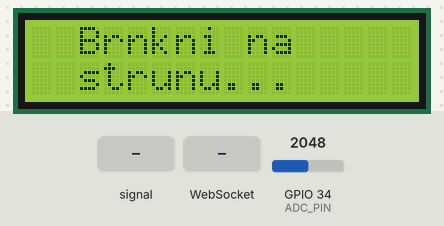
The sketch below on a simulated ESP32. On the bench: 16×2 character LCD. Inputs (shaded band) come from the test bench; at power-on: GPIO 34 (ADC_PIN) = 2048 (analog values on the 0–4095 scale). WiFi joins after 1.5 s; servers stay silent unless stated; storage starts empty; what the sketch prints to the serial monitor is not drawn.

Above: at 4.8 s.
4.9 s: GPIO 34 (ADC_PIN) fed a 200 Hz sine of ±327 counts around its level
At 5.67 s:
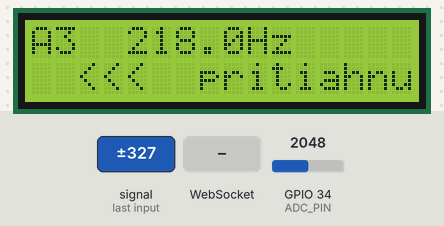
6.9 s: WebSocket text "1" received
At 7.13 s:
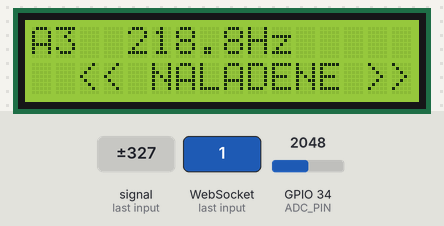
8.5 s: GPIO 34 (ADC_PIN) fed a 1000 Hz sine of ±1023 counts around its level
At 8.81 s:
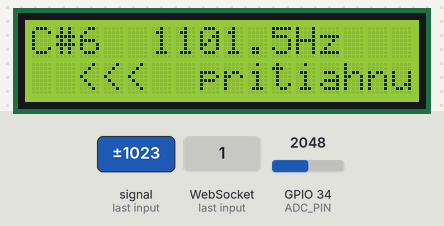
10.7 s: GPIO 34 (ADC_PIN) set to 1360
At 11.4 s:
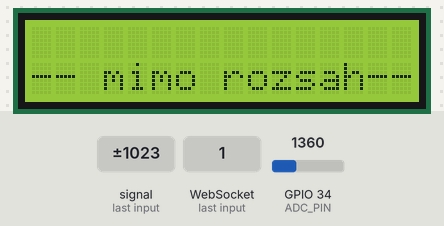
12.4 s: GPIO 34 (ADC_PIN) set to 1919
13.9 s: GPIO 34 (ADC_PIN) set to 2040
At 14.9 s:
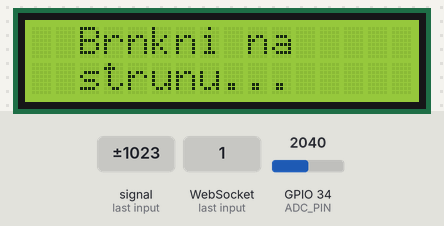
Timing chart, 0 to 16.5 s (numbered marks = the images above; inputs shaded):
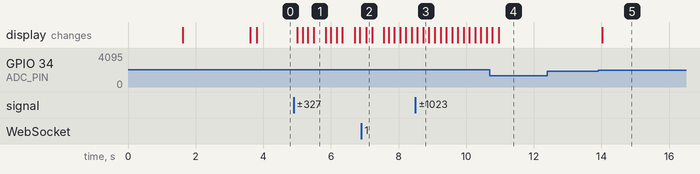

The sketch:

wifi_yin_combine_prototyp.ino
```cpp
#include <Arduino.h>
#include <LiquidCrystal_I2C.h>
#include <WiFi.h>
#include <ESPAsyncWebServer.h>
#include <LittleFS.h>

// ─── WiFi ────────────────────────────────────────────────────────
const char* ssid     = "iPhone";
const char* password = "jarosynek";

// ─── WebSocket ───────────────────────────────────────────────────
AsyncWebServer server(80);
AsyncWebSocket ws("/ws");

// ─── Audio ───────────────────────────────────────────────────────
#define ADC_PIN 34
#define SAMPLE_RATE 8000
#define BUFFER_SIZE 1024
#define YIN_THRESHOLD 0.15f

// ─── Display ─────────────────────────────────────────────────────
LiquidCrystal_I2C lcd(0x27, 16, 2);

// ─── Globálne buffery ─────────────────────────────────────────────
static int16_t audioBuffer[BUFFER_SIZE];
static float yinBuffer[BUFFER_SIZE / 2];

float lastFreq     = 0;
float currentFreq  = 0;
String currentNote = "";
int currentOctave  = 0;
int currentCentsOff = 0;

const char* noteNames[] = {"C","C#","D","D#","E","F","F#","G","G#","A","A#","B"};

// ─── frequencyToNote ─────────────────────────────────────────────
void frequencyToNote(float frequency) {
  float semitonesFromA4 = 12.0 * log2(frequency / 440.0);
  int semitones         = round(semitonesFromA4);
  currentCentsOff       = round((semitonesFromA4 - semitones) * 100);
  int noteIndex         = ((semitones + 9) % 12 + 12) % 12;
  currentNote           = noteNames[noteIndex];
  currentOctave         = 4 + (int)floor((semitones + 9) / 12.0);
}

// ─── sampleAudio ─────────────────────────────────────────────────
void sampleAudio() {
  uint32_t period = 1000000 / SAMPLE_RATE;
  for (int i = 0; i < BUFFER_SIZE; i++) {
    uint32_t t = micros();
    audioBuffer[i] = (int16_t)(analogRead(ADC_PIN) - 2048);
    while (micros() - t < period);
  }
}

// ─── yinDetect ───────────────────────────────────────────────────
float yinDetect() {
  int halfSize = BUFFER_SIZE / 2;

  for (int tau = 0; tau < halfSize; tau++) {
    yinBuffer[tau] = 0;
    for (int i = 0; i < halfSize; i++) {
      float delta = (float)(audioBuffer[i] - audioBuffer[i + tau]);
      yinBuffer[tau] += delta * delta;
    }
  }

  yinBuffer[0]       = 1.0f;
  float runningSum   = 0;
  for (int tau = 1; tau < halfSize; tau++) {
    runningSum       += yinBuffer[tau];
    yinBuffer[tau]   *= (float)tau / runningSum;
  }

  int tau = 2;
  while (tau < halfSize) {
    if (yinBuffer[tau] < YIN_THRESHOLD) {
      while (tau + 1 < halfSize && yinBuffer[tau + 1] < yinBuffer[tau]) tau++;
      float better = tau;
      if (tau > 0 && tau < halfSize - 1) {
        float s0 = yinBuffer[tau - 1];
        float s1 = yinBuffer[tau];
        float s2 = yinBuffer[tau + 1];
        better   = tau + (s2 - s0) / (2.0f * (2.0f * s1 - s2 - s0));
      }
      return (float)SAMPLE_RATE / better;
    }
    tau++;
  }
  return -1.0f;
}

// ─── updateDisplay ───────────────────────────────────────────────
void updateDisplay() {
  String line1 = currentNote + String(currentOctave) + "  " + String(currentFreq, 1) + "Hz";
  while (line1.length() < 16) line1 += " ";
  lcd.setCursor(0, 0);
  lcd.print(line1.substring(0, 16));

  String line2;
  if (abs(currentCentsOff) <= 10) {
    line2 = "  << NALADENE >>  ";
  } else if (currentCentsOff > 0) {
    line2 = "  povolit  >>>  ";
  } else {
    line2 = "  <<<  pritiahnut";
  }
  lcd.setCursor(0, 1);
  lcd.print(line2.substring(0, 16));
}

// ─── WebSocket event ─────────────────────────────────────────────
void onWebSocketEvent(AsyncWebSocket *server, AsyncWebSocketClient *client,
                      AwsEventType type, void *arg, uint8_t *data, size_t len) {
  if (type == WS_EVT_CONNECT)    Serial.println("Client connected");
  else if (type == WS_EVT_DISCONNECT) Serial.println("Client disconnected");
}

// ─── Setup ───────────────────────────────────────────────────────
void setup() {
  btStop();
  Serial.begin(115200);
  analogReadResolution(12);
  analogSetAttenuation(ADC_11db);

  lcd.init();
  lcd.backlight();
  lcd.setCursor(0, 0);
  lcd.print("  Guitar Tuner  ");
  lcd.setCursor(0, 1);
  lcd.print("Connecting WiFi ");

  WiFi.begin(ssid, password);
  int attempts = 0;
  while (WiFi.status() != WL_CONNECTED) {
    delay(500);
    attempts++;
    if (attempts > 20) {
      lcd.setCursor(0, 1);
      lcd.print("  WiFi failed!  ");
      break;
    }
  }

  if (WiFi.status() == WL_CONNECTED) {
    String ip = WiFi.localIP().toString();
    lcd.setCursor(0, 1);
    while (ip.length() < 16) ip += " ";
    lcd.print(ip.substring(0, 16));
    Serial.println(WiFi.localIP());
    delay(2000);
  }

  lcd.clear();

  // ─── LittleFS ────────────────────────────────────────────────
  if (!LittleFS.begin(false)) {
    Serial.println("LittleFS mount failed");
    return;
  }

  // debug - zoznam súborov
  File root = LittleFS.open("/");
  File file = root.openNextFile();
  while(file) {
      Serial.println(file.name());
      file = root.openNextFile();
  }

  // ─── Routes ──────────────────────────────────────────────────
  server.serveStatic("/", LittleFS, "/").setDefaultFile("gauge.html");

  server.onNotFound([](AsyncWebServerRequest *request){
    request->send(404, "text/plain", "Not found");
  });

  ws.onEvent(onWebSocketEvent);
  server.addHandler(&ws);
  server.begin();
}

// ─── Loop ────────────────────────────────────────────────────────
void loop() {
  ws.cleanupClients();

  sampleAudio();

  float rms = 0;
  for (int i = 0; i < BUFFER_SIZE; i++) {
    rms += (float)audioBuffer[i] * audioBuffer[i];
  }
  rms = sqrt(rms / BUFFER_SIZE);

  if (rms < 80) {
    lastFreq = 0;
    lcd.setCursor(0, 0);
    lcd.print("  Brnkni na     ");
    lcd.setCursor(0, 1);
    lcd.print("  strunu...     ");
    return;
  }

  float freq = yinDetect();

  if (freq > 70 && freq < 1400) {
    if (lastFreq == 0 || freq > lastFreq * 0.4f) {
      lastFreq    = freq;
      currentFreq = freq;
      frequencyToNote(freq);
      updateDisplay();

      String json = "{\"note\":\""  + currentNote +
                    "\",\"octave\":"   + String(currentOctave) +
                    ",\"frequency\":" + String(currentFreq, 1) +
                    ",\"cents_off\":" + String(currentCentsOff) + "}";
      ws.textAll(json);

      Serial.print(currentNote);
      Serial.print(currentOctave);
      Serial.print(" | ");
      Serial.print(currentFreq, 1);
      Serial.print(" Hz | ");
      Serial.println(currentCentsOff);
    }
  } else {
    lastFreq = 0;
    lcd.setCursor(0, 0);
    lcd.print("                ");
    lcd.setCursor(0, 1);
    lcd.print("-- mimo rozsah--");
  }
}
```

Measured:
- the behaviour switches between 1968 and 1969 on GPIO 34 (ADC_PIN) (found by bisection; images 4 and 5)
- after the input at 4.9 s, the display: first changes after 0.10 s (image 1 shows a later state)
- after the input at 6.9 s, the display: changes after 0.15 s (image 2)
- after the input at 8.5 s, the display: first differs from a run without the input after 0.23 s (image 3)
- after the input at 10.7 s, the display: first differs from a run without the input after 0.26 s (image 4)
- after the input at 12.4 s, every drawn part: stays the same
- after the input at 13.9 s, the display: changes after 0.13 s (image 5)
